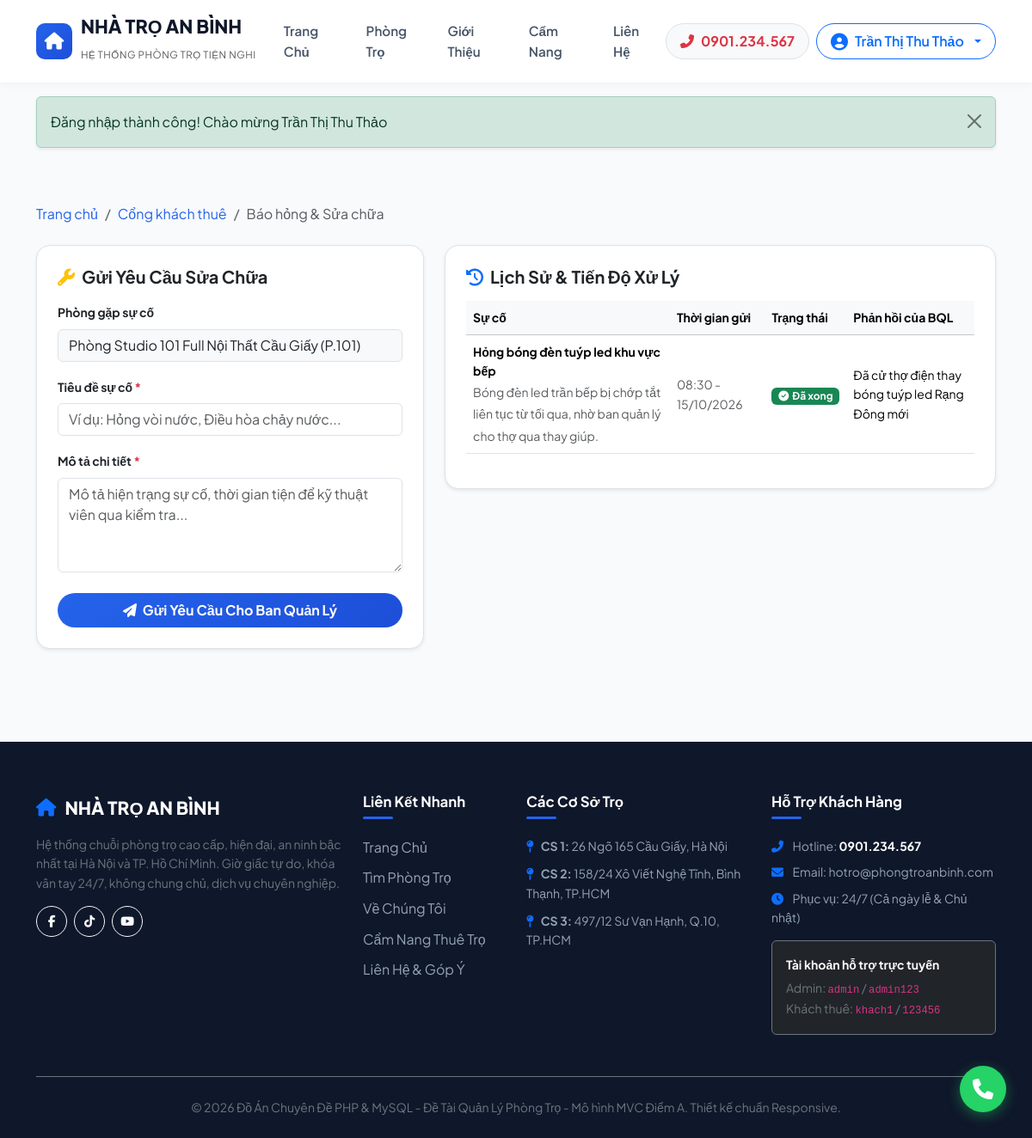
The app's page /tenant/maintenance (signed in) with its own data.
### tables this page shows
CREATE TABLE `tenants` (
    `id` INT AUTO_INCREMENT PRIMARY KEY,
    `user_id` INT NULL,
    `full_name` VARCHAR(100) NOT NULL,
    `id_card` VARCHAR(20) NOT NULL UNIQUE,
    `phone` VARCHAR(20) NOT NULL,
    `email` VARCHAR(100) NOT NULL,
    `gender` ENUM('male', 'female', 'other') NOT NULL DEFAULT 'male',
    `date_of_birth` DATE NULL,
    `hometown` VARCHAR(100) NULL,
    `temporary_residence` VARCHAR(255) NULL,
    `created_at` DATETIME DEFAULT CURRENT_TIMESTAMP,
    FOREIGN KEY (`user_id`) REFERENCES `users`(`id`) ON DELETE SET NULL
);

CREATE TABLE `rooms` (
    `id` INT AUTO_INCREMENT PRIMARY KEY,
    `branch_id` INT NOT NULL,
    `room_type_id` INT NOT NULL,
    `room_number` VARCHAR(20) NOT NULL,
    `title` VARCHAR(255) NOT NULL,
    `slug` VARCHAR(255) NOT NULL,
    `price` DECIMAL(12,2) NOT NULL,
    `deposit_price` DECIMAL(12,2) NOT NULL,
    `area` FLOAT NOT NULL,
    `max_tenants` INT NOT NULL DEFAULT 2,
    `current_tenants` INT NOT NULL DEFAULT 0,
    `floor` INT NOT NULL DEFAULT 1,
    `status` ENUM('available', 'rented', 'maintenance') NOT NULL DEFAULT 'available',
    `description` TEXT NULL,
    `amenities` TEXT NULL,
    `image` VARCHAR(255) NULL,
    `is_featured` TINYINT NOT NULL DEFAULT 0,
    `created_at` DATETIME DEFAULT CURRENT_TIMESTAMP,
    `updated_at` DATETIME DEFAULT CURRENT_TIMESTAMP ON UPDATE CURRENT_TIMESTAMP,
    FOREIGN KEY (`branch_id`) REFERENCES `branches`(`id`) ON DELETE CASCADE,
    FOREIGN KEY (`room_type_id`) REFERENCES `room_types`(`id`) ON DELETE RESTRICT
);

CREATE TABLE `maintenance_requests` (
    `id` INT AUTO_INCREMENT PRIMARY KEY,
    `room_id` INT NOT NULL,
    `tenant_id` INT NOT NULL,
    `title` VARCHAR(255) NOT NULL,
    `description` TEXT NOT NULL,
    `image` VARCHAR(255) NULL,
    `status` ENUM('pending', 'in_progress', 'completed', 'rejected') NOT NULL DEFAULT 'pending',
    `cost` DECIMAL(12,2) NOT NULL DEFAULT 0.00,
    `admin_notes` TEXT NULL,
    `created_at` DATETIME DEFAULT CURRENT_TIMESTAMP,
    `resolved_at` DATETIME NULL,
    FOREIGN KEY (`room_id`) REFERENCES `rooms`(`id`) ON DELETE CASCADE,
    FOREIGN KEY (`tenant_id`) REFERENCES `tenants`(`id`) ON DELETE CASCADE
);

### app/views/tenant/maintenance.php (the view, shortened to what the rows shown need)
<?php require_once VIEW_PATH . '/layouts/header.php'; ?>
<div class="container py-5">
    <div class="row g-4">
        <div class="col-lg-5">
            <div class="card border rounded-4 p-4 shadow-sm bg-white">
                <?php if ($tenant && !empty($tenant['room_id'])): ?>
                    <form action="<?= BASE_URL ?>/tenant/maintenance" method="POST">
                        <div class="mb-3">
                            <label class="form-label small fw-bold">Phòng gặp sự cố</label>
                            <input type="text" class="form-control bg-light" value="<?= htmlspecialchars($tenant['room_title']) ?> (<?= $tenant['room_number'] ?>)" readonly>
                        </div>
                        <div class="mb-3">
                            <label class="form-label small fw-bold">Tiêu đề sự cố <span class="text-danger">*</span></label>
                            <input type="text" name="title" class="form-control" placeholder="Ví dụ: Hỏng vòi nước, Điều hòa chảy nước..." required>
                        </div>
                        <div class="mb-4">
                            <label class="form-label small fw-bold">Mô tả chi tiết <span class="text-danger">*</span></label>
                            <textarea name="description" rows="4" class="form-control" placeholder="Mô tả hiện trạng sự cố, thời gian tiện để kỹ thuật viên qua kiểm tra..." required></textarea>
                        </div>
                        <button type="submit" class="btn btn-primary-custom w-100 py-2 rounded-pill fw-bold">
                            <i class="fas fa-paper-plane me-1"></i> Gửi Yêu Cầu Cho Ban Quản Lý
                        </button>
                    </form>
                <?php else: ?>
                    <div class="alert alert-warning small mb-0">
                        <i class="fas fa-info-circle me-1"></i> Bạn cần được phân phòng thuê để có thể gửi yêu cầu sửa chữa.
                    </div>
                <?php endif; ?>
            </div>
        </div>
        <div class="col-lg-7">
            <div class="card border rounded-4 p-4 shadow-sm bg-white">
                <?php if (empty($requests)): ?>
                    <p class="text-muted small text-center py-5">Bạn chưa gửi yêu cầu báo hỏng nào.</p>
                <?php else: ?>
                    <div class="table-responsive">
                        <table class="table table-hover align-middle">
                            <thead class="table-light small">
                                <tr>
                                    <th>Sự cố</th>
                                    <th>Thời gian gửi</th>
                                    <th>Trạng thái</th>
                                    <th>Phản hồi của BQL</th>
                                </tr>
                            </thead>
                            <tbody>
                                <?php foreach ($requests as $req): ?>
                                    <tr>
                                        <td>
                                            <strong class="d-block small"><?= htmlspecialchars($req['title']) ?></strong>
                                            <small class="text-muted"><?= htmlspecialchars($req['description']) ?></small>
                                        </td>
                                        <td class="small text-muted"><?= formatDateTime($req['created_at']) ?></td>
                                        <td><?= maintenanceStatusBadge($req['status']) ?></td>
                                        <td class="small">
                                            <?= !empty($req['admin_notes']) ? htmlspecialchars($req['admin_notes']) : '<span class="text-muted">Đang chờ điều phối</span>' ?>
                                        </td>
                                    </tr>
                                <?php endforeach; ?>
                            </tbody>
                        </table>
                    </div>
                <?php endif; ?>
            </div>
        </div>
    </div>
</div>
<?php require_once VIEW_PATH . '/layouts/footer.php'; ?>

### app/views/layouts/header.php (shortened to what the rows shown need)
<!DOCTYPE html>
<html lang="vi">
<head>
    <link href="https://cdn.jsdelivr.net/npm/bootstrap@5.3.3/dist/css/bootstrap.min.css" rel="stylesheet">
    <link href="https://cdnjs.cloudflare.com/ajax/libs/font-awesome/6.5.2/css/all.min.css" rel="stylesheet">
    <link href="<?= BASE_URL ?>/assets/css/style.css" rel="stylesheet">
</head>
<body>
    <nav class="navbar navbar-expand-lg navbar-custom sticky-top">
        <div class="container">
            <div class="collapse navbar-collapse" id="navbarMain">
                <div class="d-flex align-items-center gap-2">
                    <?php if (Auth::check()): ?>
                        <div class="dropdown">
                            <button class="btn btn-outline-primary dropdown-toggle rounded-pill px-3 py-2 fw-semibold d-flex align-items-center gap-2" type="button" data-bs-toggle="dropdown">
                                <i class="fas fa-user-circle fa-lg"></i>
                                <span><?= htmlspecialchars(Auth::user()['full_name']) ?></span>
                            </button>
                        </div>
                    <?php endif; ?>
                </div>
            </div>
        </div>
    </nav>

### app/core/Helpers.php (shortened to what the rows shown need)
<?php
function formatDate(?string $date, string $format = 'd/m/Y'): string {
    $timestamp = strtotime($date);
    return $timestamp ? date($format, $timestamp) : '';
}
function formatDateTime(?string $dateTime): string {
    return formatDate($dateTime, 'H:i - d/m/Y');
}
function maintenanceStatusBadge(string $status): string {
    return match ($status) {
        'pending' => '<span class="badge bg-warning text-dark"><i class="fas fa-hourglass-start me-1"></i>Đang chờ</span>',
        'in_progress' => '<span class="badge bg-primary"><i class="fas fa-wrench me-1"></i>Đang sửa</span>',
        'completed' => '<span class="badge bg-success"><i class="fas fa-check-circle me-1"></i>Đã xong</span>',
        'rejected' => '<span class="badge bg-danger"><i class="fas fa-times-circle me-1"></i>Từ chối</span>',
        default => '<span class="badge bg-secondary">' . htmlspecialchars($status) . '</span>',
    };
}

### records on screen
tenants: full_name "Trần Thị Thu Thảo", room_number "Phòng Studio 101 Full Nội Thất Cầu Giấy (P.101)"
maintenance_requests: title "Hỏng bóng đèn tuýp led khu vực bếp", description "Bóng đèn led trần bếp bị chớp tắt liên tục từ tối qua, nhờ ban quản lý cho thợ qua thay giúp.", created_at "08:30 - 15/10/2026", status "Đã xong", admin_notes "Đã cử thợ điện thay bóng tuýp led Rạng Đông mới"

### other values on screen
$msg "Đăng nhập thành công! Chào mừng Trần Thị Thu Thảo"
